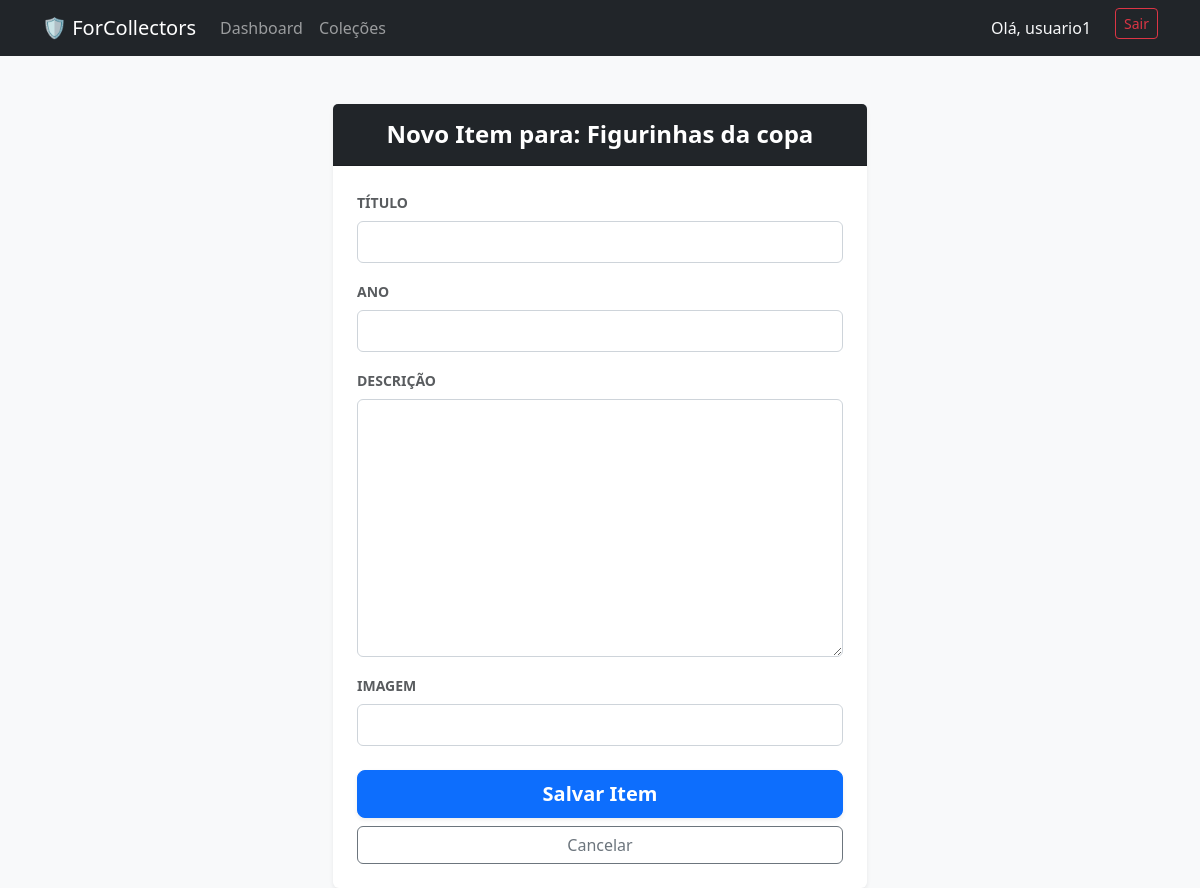
The app's page /collection/2/add-item/ (signed in), older data.
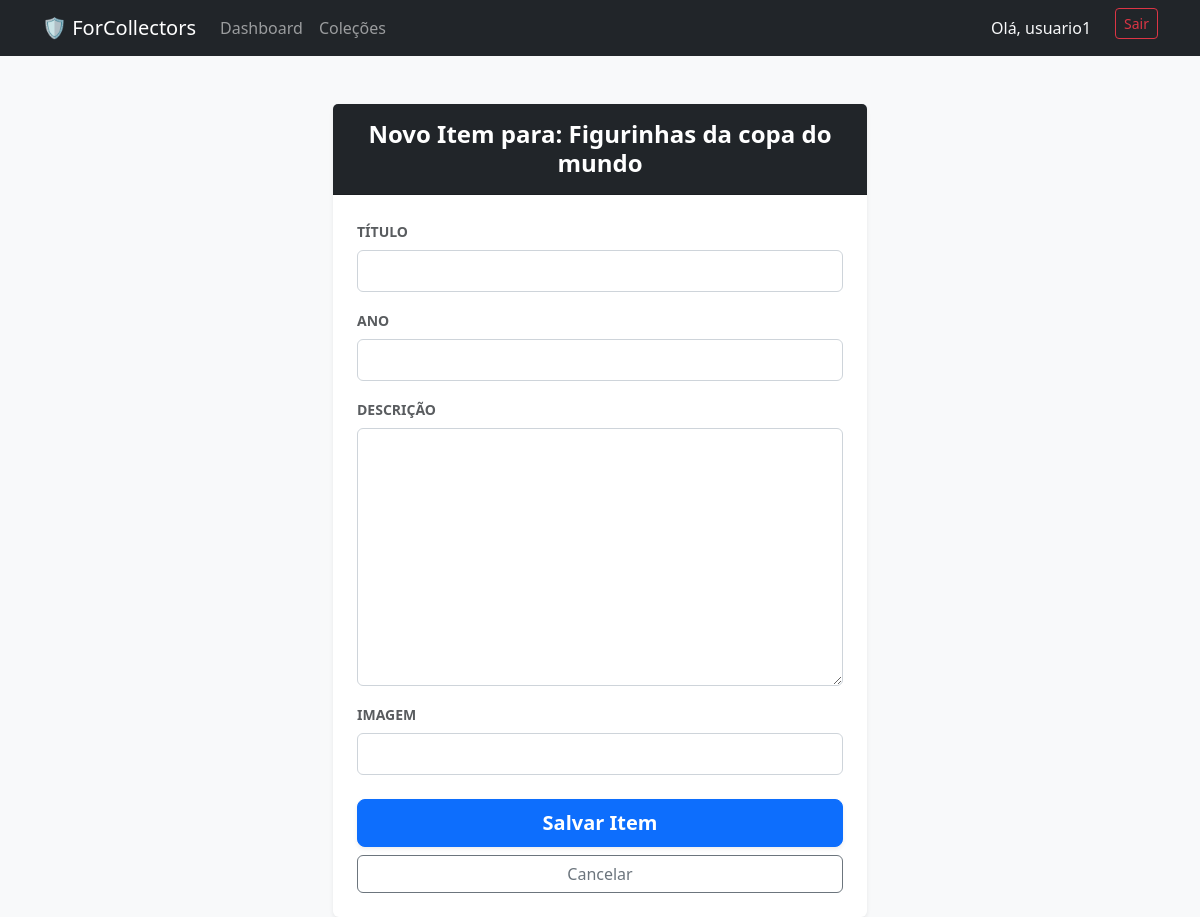
The same page, newer data.
### albums/models.py (models this page shows, shortened)
class Collection(models.Model):
    name = models.CharField(max_length=100, verbose_name="Nome da Coleção")
    description = models.TextField(blank=True, null=True, verbose_name="Descrição")
    owner = models.ForeignKey(User, on_delete=models.CASCADE, related_name='collections')
    created_at = models.DateTimeField(auto_now_add=True)

### albums/views.py (the view)
# urls.py: path('collection/<int:collection_pk>/add-item/', views.item_create, name='item_create'),
@login_required
def item_create(request, collection_pk):
    collection = get_object_or_404(Collection, pk=collection_pk, owner=request.user)
    if request.method == 'POST':
        form = ItemForm(request.POST, request.FILES)
        if form.is_valid():
            item = form.save(commit=False)
            item.collection = collection
            item.save()
            messages.success(request, f"O item '{item.title}' foi adicionado à coleção '{collection.name}'!")
            return redirect('collection_detail', pk=collection.pk)
    else:
        form = ItemForm()
    return render(request, 'albums/item_form.html', {'form': form, 'collection': collection})

### albums/forms.py
class ItemForm(forms.ModelForm):
    class Meta:
        model = Item
        fields = ['title', 'year', 'description', 'image']

### albums/templates/albums/item_form.html (shortened to what this page needs)
{% extends 'base.html' %}
{% block content %}
<div class="container mt-5">
    <div class="row justify-content-center">
        <div class="col-md-8 col-lg-6">
            <div class="card shadow-sm border-0">
                <div class="card-header bg-dark text-white py-3">
                    <h4 class="mb-0 fw-bold text-center">
                        {% if form.instance.pk %}
                            Editar Item
                        {% else %}
                            Novo Item para: {{ collection.name }}
                        {% endif %}
                    </h4>
                </div>
                <div class="card-body p-4">
                    <form method="POST" enctype="multipart/form-data" novalidate>
                        {% for field in form %}
                            <div class="mb-3">
                                <label for="{{ field.id_for_label }}" class="form-label fw-bold small text-uppercase text-muted">
                                    {{ field.label }}
                                </label>
                                {{ field }}
                            </div>
                        {% endfor %}
                        <div class="d-grid gap-2 mt-4">
                            <button type="submit" class="btn btn-primary btn-lg fw-bold shadow-sm">Salvar Item</button>
                            <a href="javascript:history.back()" class="btn btn-outline-secondary">Cancelar</a>
                        </div>
                    </form>
                </div>
            </div>
        </div>
    </div>
</div>
{% endblock %}

Row changes from the older to the newer data that the page shows:
changed Collection: name "Figurinhas da copa" → "Figurinhas da copa do mundo"
